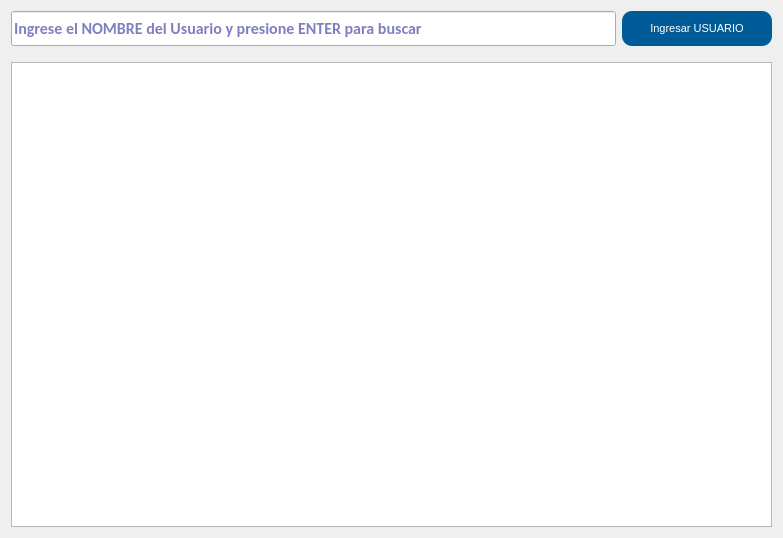
<?xml version="1.0" encoding="UTF-8"?>
<ui version="4.0">
 <class>Form</class>
 <widget class="QWidget" name="Form">
  <property name="geometry">
   <rect>
    <x>0</x>
    <y>0</y>
    <width>783</width>
    <height>538</height>
   </rect>
  </property>
  <property name="windowTitle">
   <string/>
  </property>
  <layout class="QGridLayout" name="gridLayout">
   <item row="0" column="0">
    <layout class="QGridLayout" name="gridLayout_2" rowstretch="2,0,98" columnstretch="90,0,10">
     <item row="0" column="0" colspan="2">
      <widget class="QLineEdit" name="ln_buscar">
       <property name="sizePolicy">
        <sizepolicy hsizetype="Expanding" vsizetype="Expanding">
         <horstretch>0</horstretch>
         <verstretch>0</verstretch>
        </sizepolicy>
       </property>
       <property name="palette">
        <palette>
         <active>
          <colorrole role="Text">
           <brush brushstyle="SolidPattern">
            <color alpha="255">
             <red>0</red>
             <green>0</green>
             <blue>127</blue>
            </color>
           </brush>
          </colorrole>
         </active>
         <inactive>
          <colorrole role="Text">
           <brush brushstyle="SolidPattern">
            <color alpha="255">
             <red>0</red>
             <green>0</green>
             <blue>127</blue>
            </color>
           </brush>
          </colorrole>
         </inactive>
         <disabled>
          <colorrole role="Text">
           <brush brushstyle="SolidPattern">
            <color alpha="255">
             <red>120</red>
             <green>120</green>
             <blue>120</blue>
            </color>
           </brush>
          </colorrole>
         </disabled>
        </palette>
       </property>
       <property name="font">
        <font>
         <family>Calibri</family>
         <pointsize>12</pointsize>
         <weight>75</weight>
         <bold>true</bold>
        </font>
       </property>
       <property name="mouseTracking">
        <bool>false</bool>
       </property>
       <property name="text">
        <string/>
       </property>
       <property name="frame">
        <bool>true</bool>
       </property>
       <property name="placeholderText">
        <string>Ingrese el NOMBRE del Usuario y presione ENTER para buscar</string>
       </property>
      </widget>
     </item>
     <item row="0" column="2">
      <widget class="QPushButton" name="btn_nuevo">
       <property name="sizePolicy">
        <sizepolicy hsizetype="Preferred" vsizetype="Preferred">
         <horstretch>0</horstretch>
         <verstretch>0</verstretch>
        </sizepolicy>
       </property>
       <property name="minimumSize">
        <size>
         <width>150</width>
         <height>35</height>
        </size>
       </property>
       <property name="maximumSize">
        <size>
         <width>200</width>
         <height>200</height>
        </size>
       </property>
       <property name="font">
        <font>
         <family>MS Shell Dlg 2</family>
         <pointsize>8</pointsize>
        </font>
       </property>
       <property name="styleSheet">
        <string notr="true">#btn_nuevo{
background-color:#005c99;
color: #FFFFFF;
border-radius: 10px;
}

#btn_nuevo:hover{
background-color:#004d80;
color: #FFFFFF;
}</string>
       </property>
       <property name="text">
        <string>Ingresar USUARIO</string>
       </property>
       <property name="icon">
        <iconset>
         <normaloff>../iconos/down.ico</normaloff>../iconos/down.ico</iconset>
       </property>
       <property name="iconSize">
        <size>
         <width>25</width>
         <height>25</height>
        </size>
       </property>
       <property name="shortcut">
        <string>Ctrl+N</string>
       </property>
      </widget>
     </item>
     <item row="1" column="0" colspan="3">
      <spacer name="horizontalSpacer">
       <property name="font">
        <font>
         <family>Calibri</family>
         <pointsize>12</pointsize>
         <weight>75</weight>
         <bold>true</bold>
        </font>
       </property>
       <property name="orientation">
        <enum>Qt::Horizontal</enum>
       </property>
       <property name="sizeType">
        <enum>QSizePolicy::Expanding</enum>
       </property>
       <property name="sizeHint" stdset="0">
        <size>
         <width>40</width>
         <height>10</height>
        </size>
       </property>
      </spacer>
     </item>
     <item row="2" column="0" colspan="3">
      <widget class="QTableView" name="tbl_articulos">
       <property name="palette">
        <palette>
         <active>
          <colorrole role="Text">
           <brush brushstyle="SolidPattern">
            <color alpha="255">
             <red>0</red>
             <green>0</green>
             <blue>127</blue>
            </color>
           </brush>
          </colorrole>
         </active>
         <inactive>
          <colorrole role="Text">
           <brush brushstyle="SolidPattern">
            <color alpha="255">
             <red>0</red>
             <green>0</green>
             <blue>127</blue>
            </color>
           </brush>
          </colorrole>
         </inactive>
         <disabled>
          <colorrole role="Text">
           <brush brushstyle="SolidPattern">
            <color alpha="255">
             <red>120</red>
             <green>120</green>
             <blue>120</blue>
            </color>
           </brush>
          </colorrole>
         </disabled>
        </palette>
       </property>
       <property name="font">
        <font>
         <family>Calibri</family>
         <pointsize>12</pointsize>
         <weight>75</weight>
         <bold>true</bold>
        </font>
       </property>
       <property name="tabKeyNavigation">
        <bool>false</bool>
       </property>
       <property name="selectionBehavior">
        <enum>QAbstractItemView::SelectRows</enum>
       </property>
       <attribute name="horizontalHeaderShowSortIndicator" stdset="0">
        <bool>true</bool>
       </attribute>
       <attribute name="verticalHeaderVisible">
        <bool>false</bool>
       </attribute>
      </widget>
     </item>
    </layout>
   </item>
  </layout>
 </widget>
 <tabstops>
  <tabstop>tbl_articulos</tabstop>
 </tabstops>
 <resources/>
 <connections/>
</ui>
